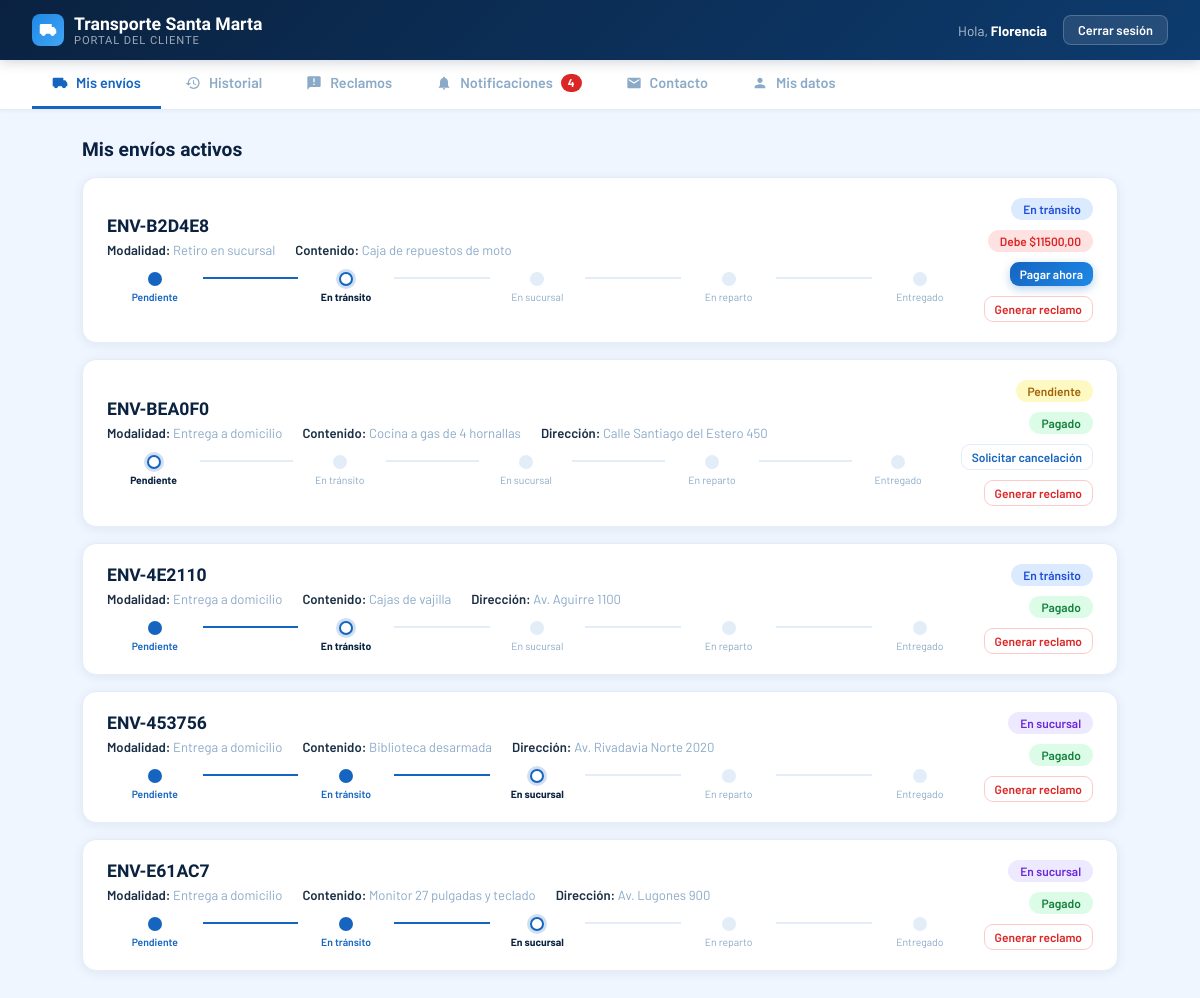
Page /cliente/dashboard/ (signed in) on the committed database.
### core/models.py (models this page shows, shortened)
class Usuario(AbstractUser):
    ROL_CHOICES = [
        ('admin', 'Administrador'),
        ('empleado', 'Empleado'),
        ('cliente', 'Cliente'),
    ]
    rol = models.CharField(max_length=20, choices=ROL_CHOICES)
    dni = models.CharField(max_length=20, unique=True)
    telefono = models.CharField(max_length=20, blank=True)

class Envio(models.Model):
    ESTADO_CHOICES = [
        ('pendiente', 'Pendiente'),
        ('en_transito', 'En tránsito'),
        ('en_sucursal', 'En sucursal'),
        ('en_reparto', 'En reparto'),
        ('entregado', 'Entregado'),
        ('cancelado', 'Cancelado'),
        ('devuelto', 'Devuelto'),
        ('retenido', 'Retenido'),
        ('extraviado', 'Extraviado'),
    ]
    MODALIDAD_CHOICES = [
        ('domicilio', 'Entrega a domicilio'),
        ('sucursal', 'Retiro en sucursal'),
    ]
    ZONA_CHOICES = [
        ('norte', 'Norte'),
        ('sur', 'Sur'),
        ('este', 'Este'),
        ('oeste', 'Oeste'),
    ]
    codigo = models.CharField(max_length=20, unique=True, editable=False)
    destinatario = models.ForeignKey(Usuario, on_delete=models.PROTECT, related_name='envios')
    despacho = models.ForeignKey(Despacho, on_delete=models.SET_NULL, null=True, blank=True, related_name='envios')
    contenido = models.CharField(max_length=200)
    peso = models.DecimalField(max_digits=6, decimal_places=2, default=1, help_text='Peso en kilogramos')
    precio = models.DecimalField(max_digits=10, decimal_places=2)
    estado = models.CharField(max_length=20, choices=ESTADO_CHOICES, default='pendiente')
    modalidad = models.CharField(max_length=20, choices=MODALIDAD_CHOICES)
    direccion_entrega = models.CharField(max_length=200, blank=True)
    zona = models.CharField(max_length=10, choices=ZONA_CHOICES, blank=True)
    fecha_registro = models.DateTimeField(auto_now_add=True)
    fecha_actualizacion = models.DateTimeField(auto_now=True)
    fecha_recepcion = models.DateTimeField(null=True, blank=True)
    fecha_entrega = models.DateTimeField(null=True, blank=True)
    entregado_por = models.ForeignKey(
        Usuario, on_delete=models.SET_NULL, null=True, blank=True, related_name='entregas_realizadas'
    )
    lat = models.FloatField(null=True, blank=True)
    lon = models.FloatField(null=True, blank=True)
    notificado_demora = models.BooleanField(default=False)
    intentos_entrega = models.PositiveSmallIntegerField(default=0)
    ESTADOS_ACTIVOS = ['pendiente', 'en_transito', 'en_sucursal', 'en_reparto']
    UMBRAL_DEMORA_DIAS = 2
    MAX_INTENTOS_ENTREGA = 2
    UMBRAL_RETENCION_DIAS = 20
    @property
    def tiene_plazo_de_retiro(self):
        return self.estado == 'retenido' or (
            self.estado == 'en_sucursal' and self.modalidad == 'sucursal'
        )
    @property
    def monto_pagado(self):
        return self.pagos.filter(anulado=False, verificado=True).aggregate(total=models.Sum('monto'))['total'] or 0
    @property
    def esta_pagado(self):
        return self.monto_pagado >= self.precio
    @property
    def saldo_pendiente(self):
        return max(self.precio - self.monto_pagado, 0)
    @property
    def tiene_pago_pendiente_verificacion(self):
        return self.pagos.filter(anulado=False, verificado=False).exists()
    @property
    def tiene_solicitud_cancelacion_pendiente(self):
        return self.solicitudes_cancelacion.filter(estado='pendiente').exists()

### cliente/views.py (the view)
# urls.py: path('dashboard/', views.dashboard_view, name='admin_dashboard'),
@login_required
def dashboard_view(request):
    if request.user.rol != 'cliente':
        return redirect('inicio')
    return _render_dashboard(request)

### cliente/views.py (called while the page is built)
def _render_dashboard(request, **extra):
    envios = Envio.objects.filter(destinatario=request.user).order_by('-fecha_registro')
    tab = request.GET.get('tab')
    contexto = {
        'envios': envios,
        'reclamos': Reclamo.objects.filter(cliente=request.user).select_related('envio').order_by('-fecha_creacion'),
        'consultas': Consulta.objects.filter(cliente=request.user).order_by('-fecha_creacion'),
        'motivos_consulta': Consulta.MOTIVO_CHOICES,
        'notificaciones': Notificacion.objects.filter(usuario=request.user).select_related('envio')[:50],
        'notificaciones_sin_leer': Notificacion.objects.filter(usuario=request.user, leida=False).count(),
        'tab_inicial': tab if tab in TABS_VALIDAS else '',
    }
    contexto.update(extra)
    return render(request, 'cliente/dashboard.html', contexto)

### cliente/templates/cliente/dashboard.html (shortened to what this page needs)
<!DOCTYPE html>
<html lang="es">
<head>
  <link rel="stylesheet" href="https://unpkg.com/leaflet@1.9.4/dist/leaflet.css"/>
</head>
<body>
<nav class="navbar">
  <div class="navbar-brand">
    <div class="navbar-icon">
      <svg viewBox="0 0 24 24"><path d="M20 8h-3V4H3c-1.1 0-2 .9-2 2v11h2c0 1.66 1.34 3 3 3s3-1.34 3-3h6c0 1.66 1.34 3 3 3s3-1.34 3-3h2v-5l-3-4z"/></svg>
    </div>
    <div class="navbar-title">
      Transporte Santa Marta
      <span>Portal del Cliente</span>
    </div>
  </div>
  <div class="navbar-right">
    <span class="navbar-user">Hola, <strong>{{ user.first_name }}</strong></span>
    <form method="POST" action="{% url 'logout' %}" class="logout-form">
      <button type="submit" class="btn-logout">Cerrar sesión</button>
    </form>
  </div>
</nav>
<div class="tabs-bar">
  <button class="tab-btn active" data-tab="mis-envios" onclick="showTab('mis-envios')">
    <svg viewBox="0 0 24 24" fill="currentColor"><path d="M20 8h-3V4H3c-1.1 0-2 .9-2 2v11h2c0 1.66 1.34 3 3 3s3-1.34 3-3h6c0 1.66 1.34 3 3 3s3-1.34 3-3h2v-5l-3-4z"/></svg>
    Mis envíos
  </button>
  <button class="tab-btn" data-tab="historial" onclick="showTab('historial')">
    <svg viewBox="0 0 24 24" fill="currentColor"><path d="M13 3a9 9 0 0 0-9 9H1l3.89 3.89.07.14L9 12H6c0-3.87 3.13-7 7-7s7 3.13 7 7-3.13 7-7 7c-1.93 0-3.68-.79-4.94-2.06l-1.42 1.42A8.954 8.954 0 0 0 13 21a9 9 0 0 0 0-18zm-1 5v5l4.28 2.54.72-1.21-3.5-2.08V8H12z"/></svg>
    Historial
  </button>
  <button class="tab-btn" data-tab="reclamos" onclick="showTab('reclamos')">
    <svg viewBox="0 0 24 24" fill="currentColor"><path d="M20 2H4c-1.1 0-2 .9-2 2v18l4-4h14c1.1 0 2-.9 2-2V4c0-1.1-.9-2-2-2zm-7 9h-2V5h2v6zm0 4h-2v-2h2v2z"/></svg>
    Reclamos
  </button>
  <button class="tab-btn" data-tab="notificaciones" onclick="showTab('notificaciones')">
    <svg viewBox="0 0 24 24" fill="currentColor"><path d="M12 22c1.1 0 2-.9 2-2h-4c0 1.1.89 2 2 2zm6-6v-5c0-3.07-1.64-5.64-4.5-6.32V4c0-.83-.67-1.5-1.5-1.5s-1.5.67-1.5 1.5v.68C7.63 5.36 6 7.92 6 11v5l-2 2v1h16v-1l-2-2z"/></svg>
    Notificaciones{% if notificaciones_sin_leer %} <span class="tab-contador">{{ notificaciones_sin_leer }}</span>{% endif %}
  </button>
  <button class="tab-btn" data-tab="contacto" onclick="showTab('contacto')">
    <svg viewBox="0 0 24 24" fill="currentColor"><path d="M20 4H4c-1.1 0-2 .9-2 2v12c0 1.1.9 2 2 2h16c1.1 0 2-.9 2-2V6c0-1.1-.9-2-2-2zm0 4l-8 5-8-5V6l8 5 8-5v2z"/></svg>
    Contacto
  </button>
  <button class="tab-btn" data-tab="mis-datos" onclick="showTab('mis-datos')">
    <svg viewBox="0 0 24 24" fill="currentColor"><path d="M12 12c2.21 0 4-1.79 4-4s-1.79-4-4-4-4 1.79-4 4 1.79 4 4 4zm0 2c-2.67 0-8 1.34-8 4v2h16v-2c0-2.66-5.33-4-8-4z"/></svg>
    Mis datos
  </button>
</div>
<div class="content">
  <div id="tab-mis-envios">
    <div class="section-title">Mis envíos activos</div>
    {% for envio in envios %}
      {% if envio.estado != 'entregado' and envio.estado != 'cancelado' %}
      <div class="envio-card">
        <div>
          <div class="envio-codigo">{{ envio.codigo }}</div>
          <div class="envio-info">
            <div class="envio-detail"><strong>Modalidad:</strong> {{ envio.get_modalidad_display }}</div>
            <div class="envio-detail"><strong>Contenido:</strong> {{ envio.contenido }}</div>
            {% if envio.direccion_entrega %}<div class="envio-detail"><strong>Dirección:</strong> {{ envio.direccion_entrega }}</div>{% endif %}
          </div>
          <div class="progress-bar" style="margin-top:14px;">
            <div class="step">
              <div class="step-dot {% if envio.estado == 'pendiente' %}current{% else %}done{% endif %}"></div>
              <div class="step-label {% if envio.estado == 'pendiente' %}current{% elif envio.estado != 'pendiente' %}done{% endif %}">Pendiente</div>
            </div>
            <div class="step-line {% if envio.estado != 'pendiente' %}done{% endif %}"></div>
            <div class="step">
              <div class="step-dot {% if envio.estado == 'en_transito' %}current{% elif envio.estado in 'en_sucursal,en_reparto,entregado' %}done{% endif %}"></div>
              <div class="step-label {% if envio.estado == 'en_transito' %}current{% elif envio.estado in 'en_sucursal,en_reparto,entregado' %}done{% endif %}">En tránsito</div>
            </div>
            <div class="step-line {% if envio.estado == 'en_sucursal' or envio.estado == 'en_reparto' or envio.estado == 'entregado' %}done{% endif %}"></div>
            <div class="step">
              <div class="step-dot {% if envio.estado == 'en_sucursal' %}current{% elif envio.estado == 'en_reparto' or envio.estado == 'entregado' %}done{% endif %}"></div>
              <div class="step-label {% if envio.estado == 'en_sucursal' %}current{% elif envio.estado == 'en_reparto' or envio.estado == 'entregado' %}done{% endif %}">En sucursal</div>
            </div>
            <div class="step-line {% if envio.estado == 'en_reparto' or envio.estado == 'entregado' %}done{% endif %}"></div>
            <div class="step">
              <div class="step-dot {% if envio.estado == 'en_reparto' %}current{% elif envio.estado == 'entregado' %}done{% endif %}"></div>
              <div class="step-label {% if envio.estado == 'en_reparto' %}current{% elif envio.estado == 'entregado' %}done{% endif %}">En reparto</div>
            </div>
            <div class="step-line {% if envio.estado == 'entregado' %}done{% endif %}"></div>
            <div class="step">
              <div class="step-dot {% if envio.estado == 'entregado' %}done{% endif %}"></div>
              <div class="step-label {% if envio.estado == 'entregado' %}done{% endif %}">Entregado</div>
            </div>
          </div>
        </div>
        <div class="envio-actions">
          <span class="badge badge-{{ envio.estado }}">{{ envio.get_estado_display }}</span>
          {% if envio.esta_pagado %}
          <span class="badge" style="background:#dcfce7;color:#15803d;">Pagado</span>
          {% elif envio.tiene_pago_pendiente_verificacion %}
          <span class="badge" style="background:#fef9c3;color:#a16207;">⏳ En verificación</span>
          {% else %}
          <span class="badge" style="background:#fee2e2;color:#dc2626;">Debe ${{ envio.saldo_pendiente }}</span>
          <button class="btn btn-primary" style="font-size:.75rem;padding:5px 10px;" onclick="abrirPago('{{ envio.id }}', '{{ envio.codigo }}', '{{ envio.saldo_pendiente }}')">Pagar ahora</button>
          {% endif %}
          {% if envio.estado == 'pendiente' %}
            {% if envio.tiene_solicitud_cancelacion_pendiente %}
            <span class="badge" style="background:#fef9c3;color:#a16207;">⏳ Cancelación en trámite</span>
            {% else %}
            <button class="btn btn-outline" style="font-size:.75rem;padding:5px 10px;" onclick="abrirCancelacion('{{ envio.id }}', '{{ envio.codigo }}')">Solicitar cancelación</button>
            {% endif %}
          {% endif %}
          <button class="btn btn-danger" style="font-size:.75rem;padding:5px 10px;" onclick="abrirReclamo('{{ envio.id }}', '{{ envio.codigo }}', '{{ envio.estado }}')">Generar reclamo</button>
        </div>
      </div>
      {% endif %}
    {% empty %}
      <div class="empty-state">
        <svg viewBox="0 0 24 24" fill="currentColor"><path d="M20 8h-3V4H3c-1.1 0-2 .9-2 2v11h2c0 1.66 1.34 3 3 3s3-1.34 3-3h6c0 1.66 1.34 3 3 3s3-1.34 3-3h2v-5l-3-4z"/></svg>
        <p>No tenés envíos activos en este momento.</p>
      </div>
    {% endfor %}
  </div>
</div>
</body>
</html>

### rows in the picture
Usuario: first_name "Florencia"
Envio: codigo "ENV-B2D4E8", modalidad "Retiro en sucursal", contenido "Caja de repuestos de moto", estado "En tránsito", saldo_pendiente "11500,00"
Envio: codigo "ENV-BEA0F0", modalidad "Entrega a domicilio", contenido "Cocina a gas de 4 hornallas", direccion_entrega "Calle Santiago del Estero 450", estado "Pendiente", precio "Pagado"
Envio: codigo "ENV-4E2110", modalidad "Entrega a domicilio", contenido "Cajas de vajilla", direccion_entrega "Av. Aguirre 1100", estado "En tránsito", precio "Pagado"
Envio: codigo "ENV-453756", modalidad "Entrega a domicilio", contenido "Biblioteca desarmada", direccion_entrega "Av. Rivadavia Norte 2020", estado "En sucursal", precio "Pagado"
Envio: codigo "ENV-E61AC7", modalidad "Entrega a domicilio", contenido "Monitor 27 pulgadas y teclado", direccion_entrega "Av. Lugones 900", estado "En sucursal", precio "Pagado"

### other values in the picture
{{ notificaciones_sin_leer }} "4"
